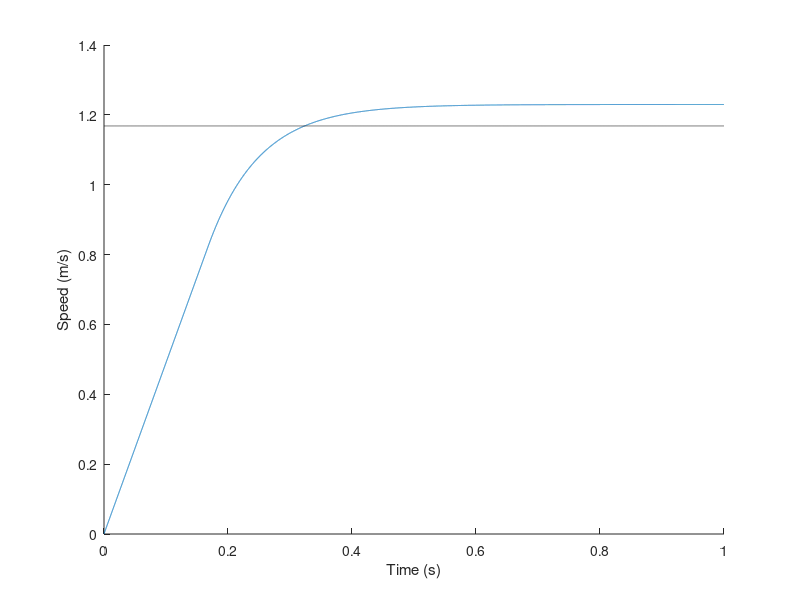

Write the MATLAB code that produced this figure.
clc; clear; close all;

% General params
NUM_MODULES = 3;
ROBOT_MASS = 7; % kg
CoF = 0.5;
friction_cutoff = CoF * ROBOT_MASS * 9.8; % N

% Module params
WHEEL_DIA = 2.375 * 2.54 / 100; % m
GEAR_REDUCTION = 0.75; % 1:GEAR_REDUCTION
SPEED_LOSS_CONSTANT = 0.8;

% Motor params
STALL_TORQUE = 1.4; %N*m Phidgets 3258E_0 10:1
FREE_RPM = 365; %RPM Phidgets 3258E_0 10:1
p = polyfit([0; FREE_RPM], [STALL_TORQUE; 0], 1);

% Sim params
SIM_SECONDS = 1;
SIM_TIMESTEP = 0.0001; % s
sim_num_timesteps = SIM_SECONDS / SIM_TIMESTEP;

%% Shared calcs
max_rpm_loaded = SPEED_LOSS_CONSTANT * FREE_RPM;
max_speed_loaded = (max_rpm_loaded / 60 / GEAR_REDUCTION) * pi * WHEEL_DIA;
stall_force_at_wheel = STALL_TORQUE * GEAR_REDUCTION / (WHEEL_DIA/2); % N

%% Calculating linear specs
max_linear_accel = NUM_MODULES * stall_force_at_wheel / ROBOT_MASS;

loaded_torque = polyval(p, max_rpm_loaded);
loaded_force = loaded_torque * GEAR_REDUCTION / (WHEEL_DIA/2);

% back calculating the resistance factor
resistance_factor = loaded_force / max_speed_loaded; % N / m/s
resistance_factor_t = resistance_factor * (WHEEL_DIA/2) / GEAR_REDUCTION; % N*m / m/s

cur_rpm = 0;
cur_speed = 0;
cur_time = 0;
speeds = zeros(sim_num_timesteps, 1);
times = zeros(sim_num_timesteps, 1);
zero2speed = 0;
for i=1:sim_num_timesteps
    torque = polyval(p, cur_rpm);
    torque = torque - cur_speed * resistance_factor_t;
    
    force = NUM_MODULES * torque * GEAR_REDUCTION / (WHEEL_DIA/2);
    % limit force based on friction
    if force > friction_cutoff
        force = friction_cutoff;
    end
    
    % calculate change in speed for this timestep
    accel = force / ROBOT_MASS;
    d_speed = accel * SIM_TIMESTEP;
    
    cur_speed = cur_speed + d_speed;
    cur_rpm = cur_rpm + d_speed / WHEEL_DIA / pi * GEAR_REDUCTION * 60;
    
    % save zero to 95% speed time
    if zero2speed == 0 && cur_speed >= 0.95 * max_speed_loaded
        zero2speed = cur_time;
    end
    
    speeds(i) = cur_speed;
    times(i) = cur_time;
    
    cur_time = cur_time + SIM_TIMESTEP;
end

figure(1);
hold on;
plot(times, speeds);
plot(times, ones(size(times)) * 0.95 * max_speed_loaded, 'k--');
xlabel('Time (s)');
ylabel('Speed (m/s)');
hold off;

disp(['Max linear speed: ', num2str(max_speed_loaded), ' m/s']);
disp(['Max linear acceleration: ', num2str(max_linear_accel), ' m/s^2']);
disp(['Zero to 95% max speed in: ', num2str(zero2speed), ' s']);

%% Calculating rotation specs
module_radius = 0.2; % m
max_speed_rot = max_speed_loaded / module_radius;
MOI = 3 * ROBOT_MASS/3 * module_radius^2;
rotational_torque = 3*module_radius*stall_force_at_wheel;
rotational_accel = rotational_torque/MOI;

disp(['Max rotational speed: ', num2str(max_speed_rot), ' rad/s']);
disp(['Max rotational acceleration: ', num2str(rotational_accel), ' rad/s^2']);
